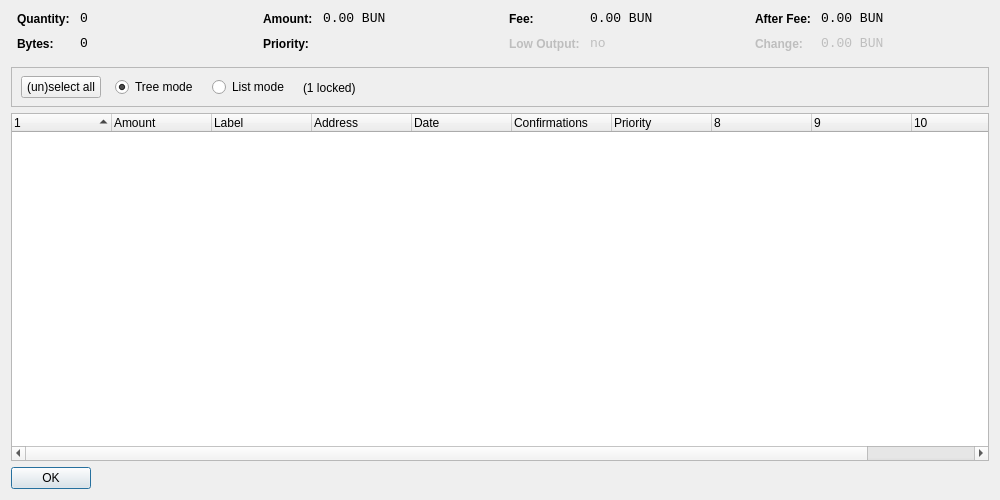
<?xml version="1.0" encoding="UTF-8"?>
<ui version="4.0">
 <class>CoinControlDialog</class>
 <widget class="QDialog" name="CoinControlDialog">
  <property name="geometry">
   <rect>
    <x>0</x>
    <y>0</y>
    <width>1000</width>
    <height>500</height>
   </rect>
  </property>
  <property name="windowTitle">
   <string>Coin Control</string>
  </property>
  <layout class="QVBoxLayout" name="verticalLayout">
   <item>
    <layout class="QHBoxLayout" name="horizontalLayoutTop" stretch="0,0,0,0">
     <property name="topMargin">
      <number>0</number>
     </property>
     <property name="bottomMargin">
      <number>10</number>
     </property>
     <item>
      <layout class="QFormLayout" name="formLayoutCoinControl1">
       <property name="horizontalSpacing">
        <number>10</number>
       </property>
       <property name="verticalSpacing">
        <number>10</number>
       </property>
       <property name="leftMargin">
        <number>6</number>
       </property>
       <property name="rightMargin">
        <number>6</number>
       </property>
       <item row="0" column="0">
        <widget class="QLabel" name="labelCoinControlQuantityText">
         <property name="styleSheet">
          <string notr="true">font-weight:bold;</string>
         </property>
         <property name="text">
          <string>Quantity:</string>
         </property>
        </widget>
       </item>
       <item row="0" column="1">
        <widget class="QLabel" name="labelCoinControlQuantity">
         <property name="font">
          <font>
           <family>Monospace</family>
           <pointsize>10</pointsize>
          </font>
         </property>
         <property name="cursor">
          <cursorShape>IBeamCursor</cursorShape>
         </property>
         <property name="contextMenuPolicy">
          <enum>Qt::ActionsContextMenu</enum>
         </property>
         <property name="text">
          <string notr="true">0</string>
         </property>
         <property name="textInteractionFlags">
          <set>Qt::LinksAccessibleByMouse|Qt::TextSelectableByKeyboard|Qt::TextSelectableByMouse</set>
         </property>
        </widget>
       </item>
       <item row="1" column="0">
        <widget class="QLabel" name="labelCoinControlBytesText">
         <property name="styleSheet">
          <string notr="true">font-weight:bold;</string>
         </property>
         <property name="text">
          <string>Bytes:</string>
         </property>
        </widget>
       </item>
       <item row="1" column="1">
        <widget class="QLabel" name="labelCoinControlBytes">
         <property name="font">
          <font>
           <family>Monospace</family>
           <pointsize>10</pointsize>
          </font>
         </property>
         <property name="cursor">
          <cursorShape>IBeamCursor</cursorShape>
         </property>
         <property name="contextMenuPolicy">
          <enum>Qt::ActionsContextMenu</enum>
         </property>
         <property name="text">
          <string notr="true">0</string>
         </property>
         <property name="textInteractionFlags">
          <set>Qt::LinksAccessibleByMouse|Qt::TextSelectableByKeyboard|Qt::TextSelectableByMouse</set>
         </property>
        </widget>
       </item>
      </layout>
     </item>
     <item>
      <layout class="QFormLayout" name="formLayoutCoinControl2">
       <property name="horizontalSpacing">
        <number>10</number>
       </property>
       <property name="verticalSpacing">
        <number>10</number>
       </property>
       <property name="leftMargin">
        <number>6</number>
       </property>
       <property name="rightMargin">
        <number>6</number>
       </property>
       <item row="0" column="0">
        <widget class="QLabel" name="labelCoinControlAmountText">
         <property name="styleSheet">
          <string notr="true">font-weight:bold;</string>
         </property>
         <property name="text">
          <string>Amount:</string>
         </property>
        </widget>
       </item>
       <item row="0" column="1">
        <widget class="QLabel" name="labelCoinControlAmount">
         <property name="font">
          <font>
           <family>Monospace</family>
           <pointsize>10</pointsize>
          </font>
         </property>
         <property name="cursor">
          <cursorShape>IBeamCursor</cursorShape>
         </property>
         <property name="contextMenuPolicy">
          <enum>Qt::ActionsContextMenu</enum>
         </property>
         <property name="text">
          <string notr="true">0.00 BUN</string>
         </property>
         <property name="textInteractionFlags">
          <set>Qt::LinksAccessibleByMouse|Qt::TextSelectableByKeyboard|Qt::TextSelectableByMouse</set>
         </property>
        </widget>
       </item>
       <item row="1" column="0">
        <widget class="QLabel" name="labelCoinControlPriorityText">
         <property name="styleSheet">
          <string notr="true">font-weight:bold;</string>
         </property>
         <property name="text">
          <string>Priority:</string>
         </property>
        </widget>
       </item>
       <item row="1" column="1">
        <widget class="QLabel" name="labelCoinControlPriority">
         <property name="font">
          <font>
           <family>Monospace</family>
           <pointsize>10</pointsize>
          </font>
         </property>
         <property name="cursor">
          <cursorShape>IBeamCursor</cursorShape>
         </property>
         <property name="contextMenuPolicy">
          <enum>Qt::ActionsContextMenu</enum>
         </property>
         <property name="text">
          <string/>
         </property>
         <property name="textInteractionFlags">
          <set>Qt::LinksAccessibleByMouse|Qt::TextSelectableByKeyboard|Qt::TextSelectableByMouse</set>
         </property>
        </widget>
       </item>
      </layout>
     </item>
     <item>
      <layout class="QFormLayout" name="formLayoutCoinControl3">
       <property name="horizontalSpacing">
        <number>10</number>
       </property>
       <property name="verticalSpacing">
        <number>10</number>
       </property>
       <property name="leftMargin">
        <number>6</number>
       </property>
       <property name="rightMargin">
        <number>6</number>
       </property>
       <item row="0" column="0">
        <widget class="QLabel" name="labelCoinControlFeeText">
         <property name="styleSheet">
          <string notr="true">font-weight:bold;</string>
         </property>
         <property name="text">
          <string>Fee:</string>
         </property>
        </widget>
       </item>
       <item row="0" column="1">
        <widget class="QLabel" name="labelCoinControlFee">
         <property name="font">
          <font>
           <family>Monospace</family>
           <pointsize>10</pointsize>
          </font>
         </property>
         <property name="cursor">
          <cursorShape>IBeamCursor</cursorShape>
         </property>
         <property name="contextMenuPolicy">
          <enum>Qt::ActionsContextMenu</enum>
         </property>
         <property name="text">
          <string notr="true">0.00 BUN</string>
         </property>
         <property name="textInteractionFlags">
          <set>Qt::LinksAccessibleByMouse|Qt::TextSelectableByKeyboard|Qt::TextSelectableByMouse</set>
         </property>
        </widget>
       </item>
       <item row="1" column="0">
        <widget class="QLabel" name="labelCoinControlLowOutputText">
         <property name="enabled">
          <bool>false</bool>
         </property>
         <property name="styleSheet">
          <string notr="true">font-weight:bold;</string>
         </property>
         <property name="text">
          <string>Low Output:</string>
         </property>
        </widget>
       </item>
       <item row="1" column="1">
        <widget class="QLabel" name="labelCoinControlLowOutput">
         <property name="enabled">
          <bool>false</bool>
         </property>
         <property name="font">
          <font>
           <family>Monospace</family>
           <pointsize>10</pointsize>
          </font>
         </property>
         <property name="cursor">
          <cursorShape>IBeamCursor</cursorShape>
         </property>
         <property name="contextMenuPolicy">
          <enum>Qt::ActionsContextMenu</enum>
         </property>
         <property name="text">
          <string>no</string>
         </property>
         <property name="textInteractionFlags">
          <set>Qt::LinksAccessibleByMouse|Qt::TextSelectableByKeyboard|Qt::TextSelectableByMouse</set>
         </property>
        </widget>
       </item>
      </layout>
     </item>
     <item>
      <layout class="QFormLayout" name="formLayoutCoinControl4">
       <property name="horizontalSpacing">
        <number>10</number>
       </property>
       <property name="verticalSpacing">
        <number>10</number>
       </property>
       <property name="leftMargin">
        <number>6</number>
       </property>
       <property name="rightMargin">
        <number>6</number>
       </property>
       <item row="0" column="0">
        <widget class="QLabel" name="labelCoinControlAfterFeeText">
         <property name="styleSheet">
          <string notr="true">font-weight:bold;</string>
         </property>
         <property name="text">
          <string>After Fee:</string>
         </property>
        </widget>
       </item>
       <item row="0" column="1">
        <widget class="QLabel" name="labelCoinControlAfterFee">
         <property name="font">
          <font>
           <family>Monospace</family>
           <pointsize>10</pointsize>
          </font>
         </property>
         <property name="cursor">
          <cursorShape>IBeamCursor</cursorShape>
         </property>
         <property name="contextMenuPolicy">
          <enum>Qt::ActionsContextMenu</enum>
         </property>
         <property name="text">
          <string notr="true">0.00 BUN</string>
         </property>
         <property name="textInteractionFlags">
          <set>Qt::LinksAccessibleByMouse|Qt::TextSelectableByKeyboard|Qt::TextSelectableByMouse</set>
         </property>
        </widget>
       </item>
       <item row="1" column="0">
        <widget class="QLabel" name="labelCoinControlChangeText">
         <property name="enabled">
          <bool>false</bool>
         </property>
         <property name="styleSheet">
          <string notr="true">font-weight:bold;</string>
         </property>
         <property name="text">
          <string>Change:</string>
         </property>
        </widget>
       </item>
       <item row="1" column="1">
        <widget class="QLabel" name="labelCoinControlChange">
         <property name="enabled">
          <bool>false</bool>
         </property>
         <property name="font">
          <font>
           <family>Monospace</family>
           <pointsize>10</pointsize>
          </font>
         </property>
         <property name="cursor">
          <cursorShape>IBeamCursor</cursorShape>
         </property>
         <property name="contextMenuPolicy">
          <enum>Qt::ActionsContextMenu</enum>
         </property>
         <property name="text">
          <string notr="true">0.00 BUN</string>
         </property>
         <property name="textInteractionFlags">
          <set>Qt::LinksAccessibleByMouse|Qt::TextSelectableByKeyboard|Qt::TextSelectableByMouse</set>
         </property>
        </widget>
       </item>
      </layout>
     </item>
    </layout>
   </item>
   <item>
    <widget class="QFrame" name="frame">
     <property name="minimumSize">
      <size>
       <width>0</width>
       <height>40</height>
      </size>
     </property>
     <property name="frameShape">
      <enum>QFrame::StyledPanel</enum>
     </property>
     <property name="frameShadow">
      <enum>QFrame::Sunken</enum>
     </property>
     <widget class="QWidget" name="horizontalLayoutWidget">
      <property name="geometry">
       <rect>
        <x>10</x>
        <y>0</y>
        <width>781</width>
        <height>41</height>
       </rect>
      </property>
      <layout class="QHBoxLayout" name="horizontalLayoutPanel" stretch="0,0,0,0,0">
       <property name="spacing">
        <number>14</number>
       </property>
       <item>
        <widget class="QPushButton" name="pushButtonSelectAll">
         <property name="sizePolicy">
          <sizepolicy hsizetype="Maximum" vsizetype="Fixed">
           <horstretch>0</horstretch>
           <verstretch>0</verstretch>
          </sizepolicy>
         </property>
         <property name="text">
          <string>(un)select all</string>
         </property>
        </widget>
       </item>
       <item>
        <widget class="QRadioButton" name="radioTreeMode">
         <property name="sizePolicy">
          <sizepolicy hsizetype="Maximum" vsizetype="Fixed">
           <horstretch>0</horstretch>
           <verstretch>0</verstretch>
          </sizepolicy>
         </property>
         <property name="text">
          <string>Tree mode</string>
         </property>
         <property name="checked">
          <bool>true</bool>
         </property>
        </widget>
       </item>
       <item>
        <widget class="QRadioButton" name="radioListMode">
         <property name="sizePolicy">
          <sizepolicy hsizetype="Maximum" vsizetype="Fixed">
           <horstretch>0</horstretch>
           <verstretch>0</verstretch>
          </sizepolicy>
         </property>
         <property name="text">
          <string>List mode</string>
         </property>
        </widget>
       </item>
       <item>
        <widget class="QLabel" name="labelLocked">
         <property name="text">
          <string>(1 locked)</string>
         </property>
        </widget>
       </item>
       <item>
        <spacer name="horizontalSpacer">
         <property name="orientation">
          <enum>Qt::Horizontal</enum>
         </property>
         <property name="sizeHint" stdset="0">
          <size>
           <width>40</width>
           <height>20</height>
          </size>
         </property>
        </spacer>
       </item>
      </layout>
     </widget>
    </widget>
   </item>
   <item>
    <widget class="CoinControlTreeWidget" name="treeWidget">
     <property name="contextMenuPolicy">
      <enum>Qt::CustomContextMenu</enum>
     </property>
     <property name="sortingEnabled">
      <bool>false</bool>
     </property>
     <property name="columnCount">
      <number>11</number>
     </property>
     <attribute name="headerShowSortIndicator" stdset="0">
      <bool>true</bool>
     </attribute>
     <attribute name="headerStretchLastSection">
      <bool>false</bool>
     </attribute>
     <column>
      <property name="text">
       <string/>
      </property>
     </column>
     <column>
      <property name="text">
       <string>Amount</string>
      </property>
     </column>
     <column>
      <property name="text">
       <string notr="true">Label</string>
      </property>
     </column>
     <column>
      <property name="text">
       <string>Address</string>
      </property>
     </column>
     <column>
      <property name="text">
       <string>Date</string>
      </property>
     </column>
     <column>
      <property name="text">
       <string>Confirmations</string>
      </property>
      <property name="toolTip">
       <string>Confirmed</string>
      </property>
     </column>
     <column>
      <property name="text">
       <string>Priority</string>
      </property>
     </column>
     <column>
      <property name="text">
       <string/>
      </property>
     </column>
     <column>
      <property name="text">
       <string/>
      </property>
     </column>
     <column>
      <property name="text">
       <string/>
      </property>
     </column>
     <column>
      <property name="text">
       <string/>
      </property>
     </column>
    </widget>
   </item>
   <item>
    <widget class="QDialogButtonBox" name="buttonBox">
     <property name="sizePolicy">
      <sizepolicy hsizetype="Maximum" vsizetype="Fixed">
       <horstretch>0</horstretch>
       <verstretch>0</verstretch>
      </sizepolicy>
     </property>
     <property name="orientation">
      <enum>Qt::Horizontal</enum>
     </property>
     <property name="standardButtons">
      <set>QDialogButtonBox::Ok</set>
     </property>
    </widget>
   </item>
  </layout>
 </widget>
 <customwidgets>
  <customwidget>
   <class>CoinControlTreeWidget</class>
   <extends>QTreeWidget</extends>
   <header>coincontroltreewidget.h</header>
  </customwidget>
 </customwidgets>
 <resources/>
 <connections/>
</ui>
